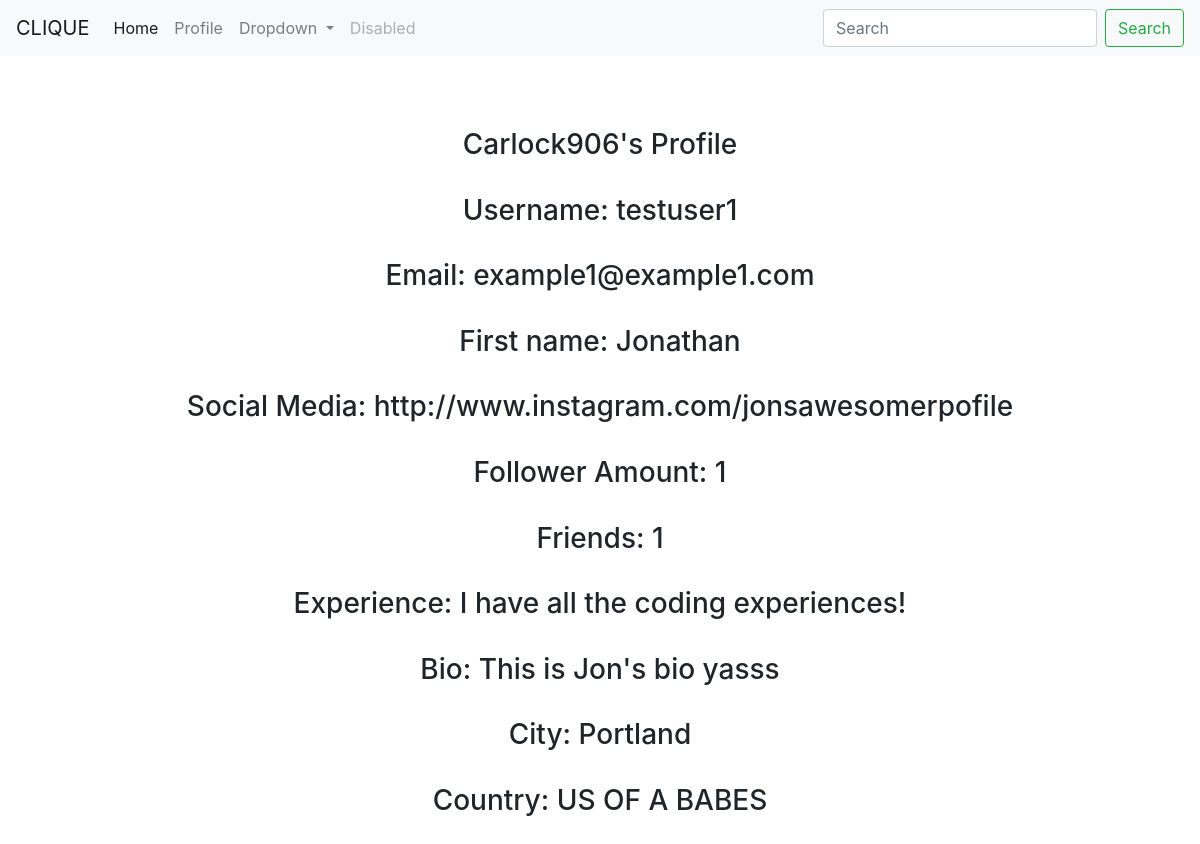
The app's page /users/profile/1/ (signed in) with its own data.
### users/models.py (models this page shows, shortened)
class UserProfile(models.Model):
    user = models.OneToOneField(CustomUser, related_name='user', on_delete=models.CASCADE)
    first_name = models.CharField(max_length=20,) # REQUIRED
    social_media = models.URLField(default='', blank=True, null=True) # REQUIRED
    follower_amount = models.IntegerField(default=0, blank=True, null=True) # REQUIRED
    experience = models.TextField(max_length=500, default='', blank=True, null=True) # REQUIRED
    portfolio_links = models.URLField(default='', blank=True, null=True)
    bio = models.TextField(max_length=500, default='', blank=True, null=True)
    city = models.CharField(max_length=20, default='', blank=True, null=True)
    country = models.CharField(max_length=20, default='', blank=True, null=True)
    friends = models.IntegerField(default=0, blank=True, null=True) # CALL IT CLIQUES
    profile_pic = models.ImageField() # FIGURE OUT PILLOW FROM LIBRARY LAB
    photo_library = models.ImageField()
    def __str__(self):
        return f"{self.user.username}'s Profile"

class CustomUser(AbstractUser):
    pass

### users/views.py (the view)
# urls.py: path('profile/<int:id>/', views.profile_page, name='profile'),
@login_required
def profile_page(request, id):
    context = {
        'user_profile': UserProfile.objects.get(user=id),
    }
    return render(request, 'users/profile.html', context)

### templates/users/profile.html (shortened to what this page needs)
{% extends 'base.html' %}
{% block content %}
{% if user.is_authenticated %}
    <div class="container text-center mt-5">
        <br>
        <h3>{{ user_profile }}</h1>
        <br>
        <h3>Username: {{ user.username }}</h3>
        <br>
        <h3>Email: {{ user.email }}</h2>
        <br>
        <h3>First name: {{ user_profile.first_name }}</h2>
        <br>
        <h3>Social Media: {{ user_profile.social_media }}</h2>
        <br>
        <h3>Follower Amount: {{ user_profile.follower_amount }}</h2>
        <br>
        <h3>Friends: {{ user_profile.friends }}</h2>
        <br>
        <h3>Experience: {{ user_profile.experience }}</h2>
        <br>
        <h3>Bio: {{ user_profile.bio }}</h2>
        <br>
        <h3>City: {{ user_profile.city }}</h2>
        <br>
        <h3>Country: {{ user_profile.country }}</h2>
        <br>
    </div>
{% endif %}
{% endblock %}

### templates/base.html (shortened to what this page needs)
{% load static %}
<!doctype html>
<html lang="en">
  <head>
    <link rel="stylesheet" href="https://stackpath.bootstrapcdn.com/bootstrap/4.3.1/css/bootstrap.min.css">
    <link rel="stylesheet" href="{% static 'css/styles.css' %}">
  </head>
  <body>
    <nav class="navbar navbar-expand-lg navbar-light bg-light">
        <a class="navbar-brand" href="#">CLIQUE</a>
        <div class="collapse navbar-collapse" id="navbarSupportedContent">
          <ul class="navbar-nav mr-auto">
            <li class="nav-item active">
              <a class="nav-link" href="{% url 'home' %}">Home <span class="sr-only">(current)</span></a>
            </li>
            {% if user.is_authenticated %}
            <li class="nav-item">
              <a method="GET" class="nav-link" href="{% url 'profile' user.id %}">Profile </a>
            </li>
            {% endif %}
            <li class="nav-item dropdown">
              <a class="nav-link dropdown-toggle" href="#" id="navbarDropdown" role="button" data-toggle="dropdown" aria-haspopup="true" aria-expanded="false">
                Dropdown
              </a>
            </li>
            <li class="nav-item">
              <a class="nav-link disabled" href="#" tabindex="-1" aria-disabled="true">Disabled</a>
            </li>
          </ul>
          <form class="form-inline my-2 my-lg-0">
            <input class="form-control mr-sm-2" type="search" placeholder="Search" aria-label="Search">
            <button class="btn btn-outline-success my-2 my-sm-0" type="submit">Search</button>
          </form>
        </div>
      </nav>
    <div class="container">
      {% block content %} {% endblock %}
    </div>
  </body>
</html>

### records on screen
UserProfile: user.username "Carlock906's Profile", first_name "Jonathan", social_media "http://www.instagram.com/jonsawesomerpofile", follower_amount "1", friends "1", experience "I have all the coding experiences!", bio "This is Jon's bio yasss", city "Portland", country "US OF A BABES"
CustomUser: username "testuser1", email "example1@example1.com"
